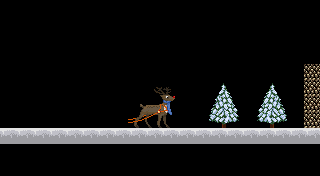

This is a level from a 2D game, rendered from its Tiled map with the project's own tilesets. A one-line summary and the complete map file follow:
An orthogonal 20x11 tile map with 16x16 px tiles, 5 tile layers (platforms, ladders, decorations, walls_with_collisions, ...).

<map version="1.10" tiledversion="1.11.2" orientation="orthogonal" renderorder="right-down" width="20" height="11" tilewidth="16" tileheight="16" infinite="0" nextlayerid="6" nextobjectid="1">
 <tileset firstgid="1" source="father_xmas_tiles.tsx" />
 <layer id="1" name="platforms" width="20" height="11">
  <data encoding="csv">
0,0,0,0,0,0,0,0,0,0,0,0,0,0,0,0,0,0,0,0,
0,0,0,0,0,0,0,0,0,0,0,0,0,0,0,0,0,0,0,0,
0,0,0,0,0,0,0,0,0,0,0,0,0,0,0,0,0,0,0,0,
0,0,0,0,0,0,0,0,0,0,0,0,0,0,0,0,0,0,0,0,
0,0,0,0,0,0,0,0,0,0,0,0,0,0,0,0,0,0,0,0,
0,0,0,0,0,0,0,0,0,0,0,0,0,0,0,0,0,0,0,0,
0,0,0,0,0,0,0,0,0,0,0,0,0,0,0,0,0,0,0,0,
0,0,0,0,0,0,0,0,0,0,0,0,0,0,0,0,0,0,0,0,
2,2,2,2,2,2,2,2,2,2,2,2,2,2,2,2,2,2,2,0,
0,0,0,0,0,0,0,0,0,0,0,0,0,0,0,0,0,0,0,0,
0,0,0,0,0,0,0,0,0,0,0,0,0,0,0,0,0,0,0,0
</data>
 </layer>
 <layer id="2" name="ladders" width="20" height="11">
  <data encoding="csv">
0,0,0,0,0,0,0,0,0,0,0,0,0,0,0,0,0,0,0,0,
0,0,0,0,0,0,0,0,0,0,0,0,0,0,0,0,0,0,0,0,
0,0,0,0,0,0,0,0,0,0,0,0,0,0,0,0,0,0,0,0,
0,0,0,0,0,0,0,0,0,0,0,0,0,0,0,0,0,0,0,0,
0,0,0,0,0,0,0,0,0,0,0,0,0,0,0,0,0,0,0,0,
0,0,0,0,0,0,0,0,0,0,0,0,0,0,0,0,0,0,0,0,
0,0,0,0,0,0,0,0,0,0,0,0,0,0,0,0,0,0,0,0,
0,0,0,0,0,0,0,0,0,0,0,0,0,0,0,0,0,0,0,0,
0,0,0,0,0,0,0,0,0,0,0,0,0,0,0,0,0,0,0,0,
0,0,0,0,0,0,0,0,0,0,0,0,0,0,0,0,0,0,0,0,
0,0,0,0,0,0,0,0,0,0,0,0,0,0,0,0,0,0,0,0
</data>
 </layer>
 <layer id="4" name="decorations" width="20" height="11">
  <data encoding="csv">
0,0,0,0,0,0,0,0,0,0,0,0,0,0,0,0,0,0,0,0,
0,0,0,0,0,0,0,0,0,0,0,0,0,0,0,0,0,0,0,0,
0,0,0,0,0,0,0,0,0,0,0,0,0,0,0,0,0,0,0,0,
0,0,0,0,0,0,0,0,0,0,0,0,0,0,0,0,0,0,0,0,
0,0,0,0,0,0,0,0,0,0,0,0,0,0,0,0,0,0,0,0,
0,0,0,0,0,0,0,0,18,19,20,0,0,2147483658,2147483657,0,9,10,0,0,
0,0,0,0,0,0,0,0,38,39,40,0,0,2147483678,2147483677,0,29,30,0,0,
0,0,0,0,0,0,0,0,58,59,60,0,0,2147483698,2147483697,0,49,50,0,0,
0,0,0,0,0,0,0,0,0,0,0,0,0,0,0,0,0,0,0,2,
0,0,0,0,0,0,0,0,0,0,0,0,0,0,0,0,0,0,0,0,
0,0,0,0,0,0,0,0,0,0,0,0,0,0,0,0,0,0,0,0
</data>
 </layer>
 <layer id="3" name="walls_with_collisions" width="20" height="11">
  <data encoding="csv">
0,0,0,0,0,0,0,0,0,0,0,0,0,0,0,0,0,0,0,0,
0,0,0,0,0,0,0,0,0,0,0,0,0,0,0,0,0,0,0,0,
0,0,0,0,0,0,0,0,0,0,0,0,0,0,0,0,0,0,0,0,
0,0,0,0,0,0,0,0,0,0,0,0,0,0,0,0,0,0,0,0,
0,0,0,0,0,0,0,0,0,0,0,0,0,0,0,0,0,0,0,22,
0,0,0,0,0,0,0,0,0,0,0,0,0,0,0,0,0,0,0,22,
0,0,0,0,0,0,0,0,0,0,0,0,0,0,0,0,0,0,0,22,
0,0,0,0,0,0,0,0,0,0,0,0,0,0,0,0,0,0,0,22,
0,0,0,0,0,0,0,0,0,0,0,0,0,0,0,0,0,0,0,0,
0,0,0,0,0,0,0,0,0,0,0,0,0,0,0,0,0,0,0,0,
0,0,0,0,0,0,0,0,0,0,0,0,0,0,0,0,0,0,0,0
</data>
 </layer>
 <layer id="5" name="animations" width="20" height="11">
  <data encoding="csv">
0,0,0,0,0,0,0,0,0,0,0,0,0,0,0,0,0,0,0,0,
0,0,0,0,0,0,0,0,0,0,0,0,0,0,0,0,0,0,0,0,
0,0,0,0,0,0,0,0,0,0,0,0,0,0,0,0,0,0,0,0,
0,0,0,0,0,0,0,0,0,0,0,0,0,0,0,0,0,0,0,0,
0,0,0,0,0,0,0,0,0,0,0,0,0,0,0,0,0,0,0,0,
0,0,0,0,0,0,0,0,0,0,0,0,0,0,0,0,0,0,0,0,
0,0,0,0,0,0,0,0,0,0,0,0,0,0,0,0,0,0,0,0,
0,0,0,0,0,0,0,0,0,0,0,0,0,0,0,0,0,0,0,0,
0,0,0,0,0,0,0,0,0,0,0,0,0,0,0,0,0,0,0,0,
0,0,0,0,0,0,0,0,0,0,0,0,0,0,0,0,0,0,0,0,
0,0,0,0,0,0,0,0,0,0,0,0,0,0,0,0,0,0,0,0
</data>
 </layer>
</map>
